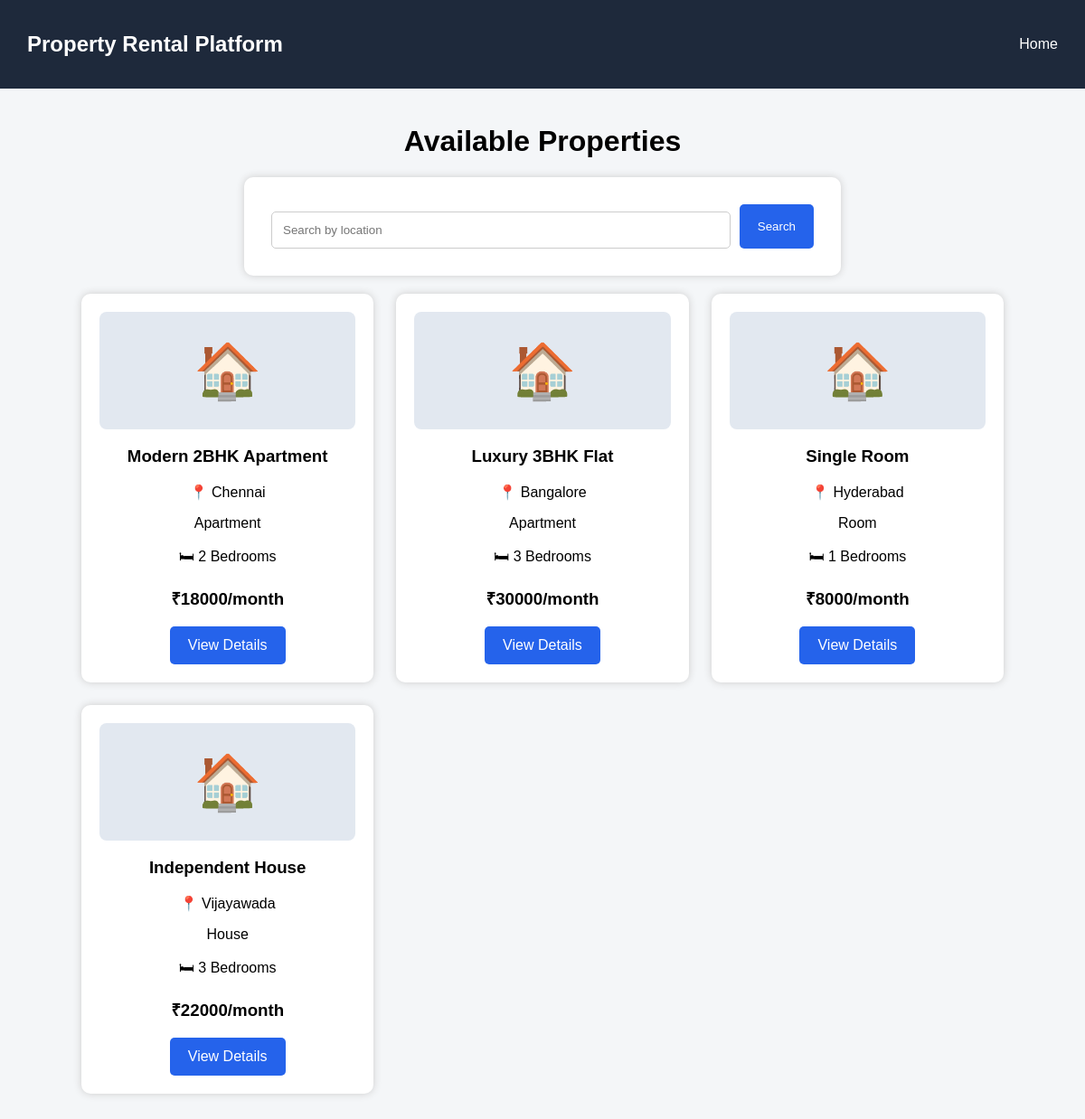
Screenshot of /properties with the database file from the repository.
### tables this page shows
CREATE TABLE properties (
            id INTEGER PRIMARY KEY AUTOINCREMENT,
            title TEXT NOT NULL,
            location TEXT NOT NULL,
            property_type TEXT NOT NULL,
            price INTEGER NOT NULL,
            bedrooms INTEGER NOT NULL,
            description TEXT NOT NULL
        );

### app.py (the view)
@app.route("/properties")
def properties():
    location = request.args.get("location", "")
    conn = get_db()
    if location:
        property_list = conn.execute(
            """
            SELECT * FROM properties
            WHERE location LIKE ?
            """,
            ("%" + location + "%",)
        ).fetchall()
    else:
        property_list = conn.execute(
            "SELECT * FROM properties"
        ).fetchall()
    conn.close()
    return render_template(
        "properties.html",
        properties=property_list,
        location=location
    )

### app.py (called while the page is built)
def get_db():
    conn = sqlite3.connect("property.db")
    conn.row_factory = sqlite3.Row
    return conn

### templates/properties.html (shortened to what this page needs)
<!DOCTYPE html>
<html>
<head>
    <link
        rel="stylesheet"
        href="{{ url_for('static', filename='style.css') }}"
    >
</head>
<body>
<div class="navbar">
    <h2>Property Rental Platform</h2>
    <a href="/">Home</a>
</div>
<div class="container">
    <h1>Available Properties</h1>
    <form action="/properties" method="GET" class="search-box">
        <input
            type="text"
            name="location"
            value="{{ location }}"
            placeholder="Search by location"
        >
        <button type="submit">
            Search
        </button>
    </form>
    <div class="property-grid">
        {% for property in properties %}
        <div class="property-card">
            <div class="property-image">
                🏠
            </div>
            <h3>
                {{ property["title"] }}
            </h3>
            <p>
                📍 {{ property["location"] }}
            </p>
            <p>
                {{ property["property_type"] }}
            </p>
            <p>
                🛏 {{ property["bedrooms"] }} Bedrooms
            </p>
            <h3>
                ₹{{ property["price"] }}/month
            </h3>
            <a
                href="/property/{{ property['id'] }}"
                class="btn"
            >
                View Details
            </a>
        </div>
        {% else %}
        <p>
            No properties found.
        </p>
        {% endfor %}
    </div>
</div>
</body>
</html>

### templates/static/style.css (style rules this page uses)
body { font-family: Arial, sans-serif; margin: 0; background: #f4f6f8; }
.navbar { background: #1e293b; color: white; padding: 15px 30px; display: flex; justify-content: space-between; align-items: center; }
.navbar a { color: white; text-decoration: none; margin-left: 20px; }
.container { width: 85%; max-width: 1100px; margin: 40px auto; text-align: center; }
.property-grid { display: grid; grid-template-columns: repeat(auto-fit, minmax(260px, 1fr)); gap: 25px; }
.property-card { background: white; padding: 20px; border-radius: 10px; box-shadow: 0 0 8px #ccc; }
.property-image { height: 130px; background: #e2e8f0; display: flex; align-items: center; justify-content: center; font-size: 60px; border-radius: 8px; }
.btn, button { display: inline-block; background: #2563eb; color: white; padding: 12px 20px; border: none; border-radius: 5px; text-decoration: none; cursor: pointer; }
form { background: white; padding: 30px; max-width: 600px; margin: 20px auto; border-radius: 10px; box-shadow: 0 0 8px #ccc; text-align: left; }
form input, form select, form textarea { width: 95%; padding: 12px; margin-top: 8px; border: 1px solid #ccc; border-radius: 5px; }
.search-box { display: flex; gap: 10px; }

### rows the page displays
properties: title "Modern 2BHK Apartment", location "Chennai", property_type "Apartment", bedrooms "2", price "18000"
properties: title "Luxury 3BHK Flat", location "Bangalore", property_type "Apartment", bedrooms "3", price "30000"
properties: title "Single Room", location "Hyderabad", property_type "Room", bedrooms "1", price "8000"
properties: title "Independent House", location "Vijayawada", property_type "House", bedrooms "3", price "22000"
